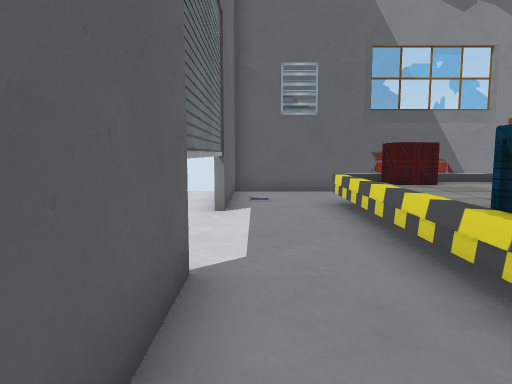
view 1 (above)

14 first-person views from a walk through a 3-D level made in the Unity game engine. The camera is 1.3 m above the floor, tilts 6° down and sees 70° across. The floor is counted in squares, 1 m on a side. Each view is taken from the middle of a square. On the plan, view 1 faces up. The plan holds only what a view shows up to about 15 squares ahead; the rest is blank. The place goes on beyond the plan. The player character is not drawn. Some surface patterns are stand-ins.

view 2
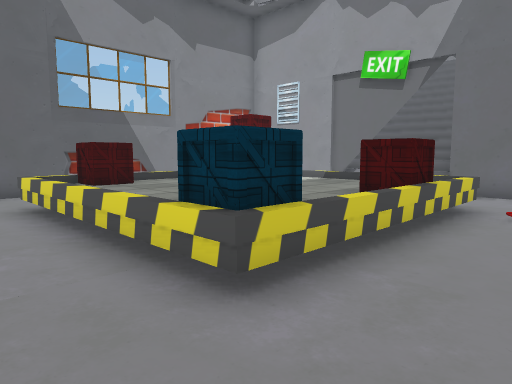

view 3
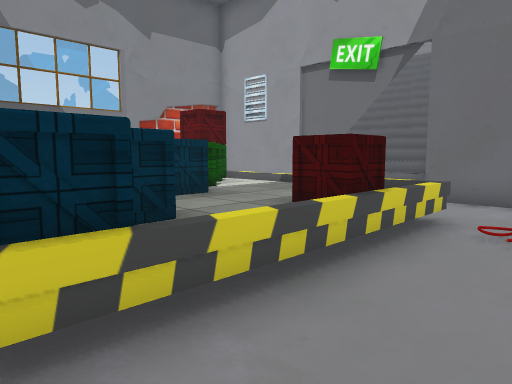

view 4
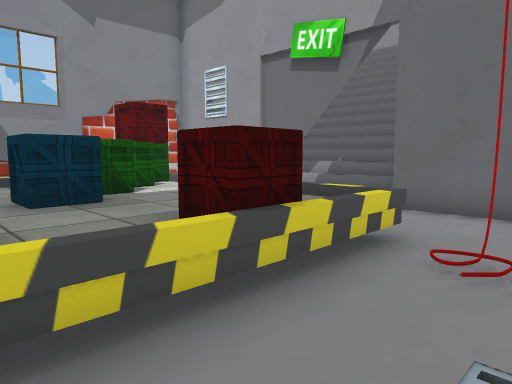

view 5
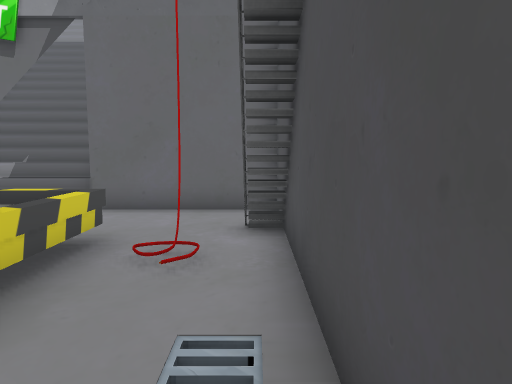

view 6
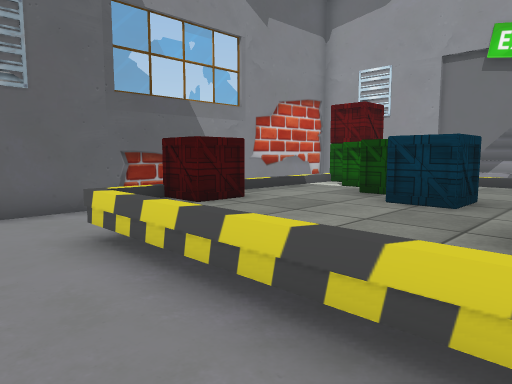

view 7
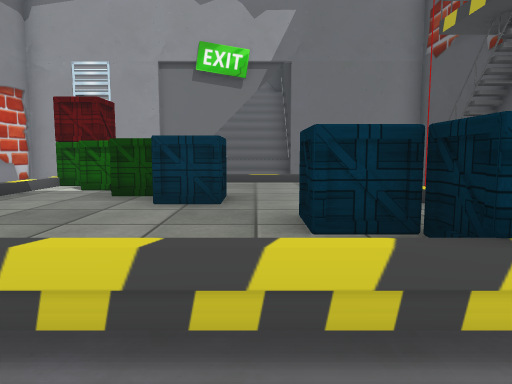

view 8
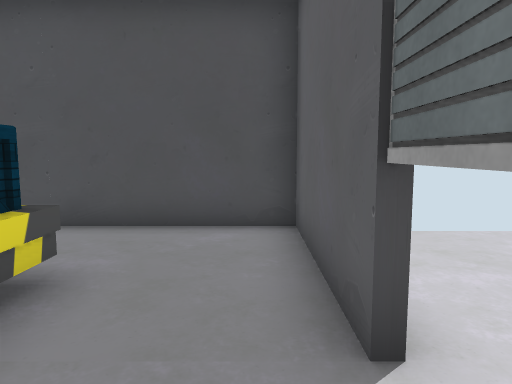

view 9
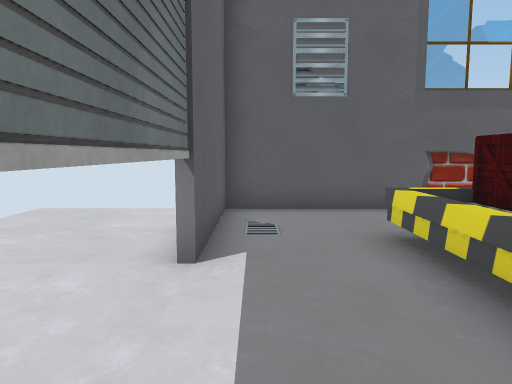

view 10
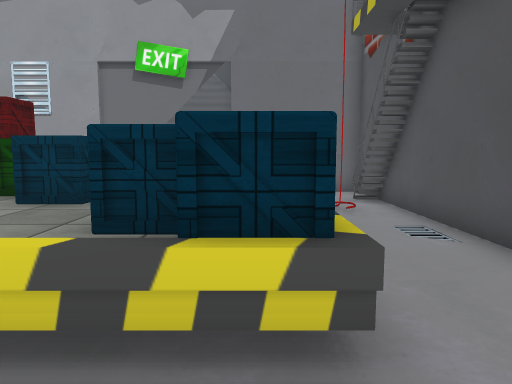

view 11
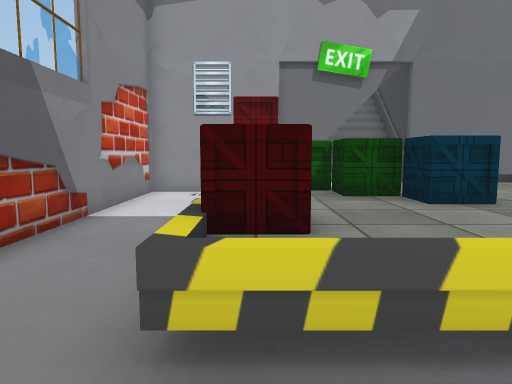

view 12
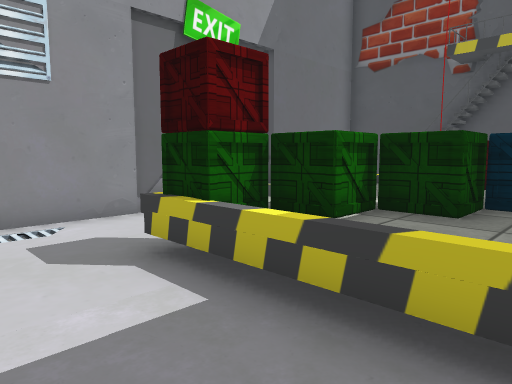

view 13
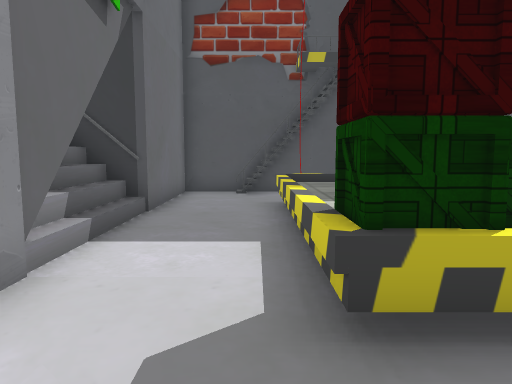

view 14
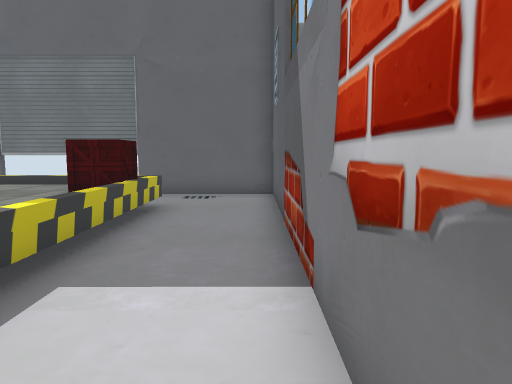

### Floor plan
Key: @ floor where view 1 was taken; # wall or solid block; x gap in a wall; . floor; / step, stairs or slope; = window, fence, low wall or low ledge; ^ raised ledge; v drop or lower ground; O other object.
Columns run from 1 left of view 1 to 19 right of it. Each row starts with its distance up from view 1.
 13 ###############
 12 #.............#
 11 #............ #
 10 #...===..==..O###
  9 #..^OO^^^OO...#
  8 #..^^^^^OO^...#//////
  7 #..^^^^OO^^...#//////
  6 #..^^^OO^^^...////
  5 #..^^^^^^^^...////
  4 #..^OO^^^^^...###
  3 #..#O^^OO^^...#
  2 #..==^^==^^...#
  1 #........ #...#
  0 #@.....v..x^#.#
 -1 ###############

Where each view was taken, in squares from view 1:
view 1: 0 up, 0 right, facing up
view 2: 0 up, 0 right, facing up-right
view 3: 0 up, 2 right, facing up-right
view 4: 0 up, 4 right, facing up-right
view 5: 0 up, 4 right, facing right
view 6: 4 up, 0 right, facing up-right
view 7: 5 up, 0 right, facing right
view 8: 6 up, 0 right, facing down
view 9: 4 up, 0 right, facing up
view 10: 3 up, 0 right, facing right
view 11: 9 up, 0 right, facing right
view 12: 12 up, 5 right, facing down-right
view 13: 12 up, 10 right, facing down
view 14: 12 up, 11 right, facing left
